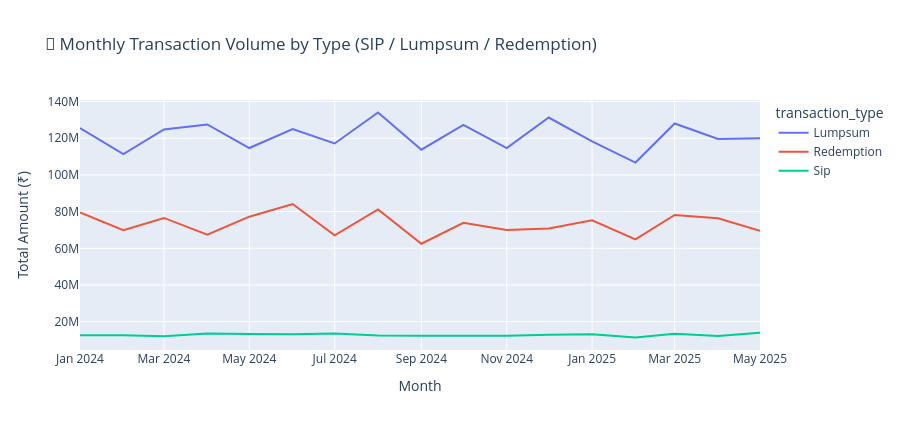

Write notebook code for a chart like this one.
### Code cell
# Chart 12 — Monthly Transaction Volume by Type
txn['month'] = txn['transaction_date'].dt.to_period('M').dt.to_timestamp()
txn_vol = txn.groupby(['month','transaction_type'])['amount_inr'].sum().reset_index()

fig = px.line(
    txn_vol, x='month', y='amount_inr', color='transaction_type',
    title='📅 Monthly Transaction Volume by Type (SIP / Lumpsum / Redemption)',
    labels={'amount_inr':'Total Amount (₹)','month':'Month'}
)
fig.update_layout(height=430)
fig.show()

### Figure 1 — Plotly figure (JSON) as saved in the notebook; plotly's stock layout.template omitted (floating-point values rounded to 4 significant figures)
{"data": [{"hovertemplate": "transaction_type=Lumpsum<br>Month=%{x}<br>Total Amount (₹)=%{y}<extra></extra>", "legendgroup": "Lumpsum", "line": {"color": "#636efa", "dash": "solid"}, "marker": {"symbol": "circle"}, "mode": "lines", "name": "Lumpsum", "orientation": "v", "showlegend": true, "type": "scatter", "x": ["2024-01-01T00:00:00", "2024-02-01T00:00:00", "2024-03-01T00:00:00", "2024-04-01T00:00:00", "2024-05-01T00:00:00", "2024-06-01T00:00:00", "2024-07-01T00:00:00", "2024-08-01T00:00:00", "2024-09-01T00:00:00", "2024-10-01T00:00:00", "2024-11-01T00:00:00", "2024-12-01T00:00:00", "2025-01-01T00:00:00", "2025-02-01T00:00:00", "2025-03-01T00:00:00", "2025-04-01T00:00:00", "2025-05-01T00:00:00"], "xaxis": "x", "y": [125509831, 111404051, 124810113, 127545599, 114669898, 124985567, 117142475, 134046496, 113775104, 127248200, 114654989, 131320892, 118290772, 106737536, 128035668, 119571111, 120073146], "yaxis": "y"}, {"hovertemplate": "transaction_type=Redemption<br>Month=%{x}<br>Total Amount (₹)=%{y}<extra></extra>", "legendgroup": "Redemption", "line": {"color": "#EF553B", "dash": "solid"}, "marker": {"symbol": "circle"}, "mode": "lines", "name": "Redemption", "orientation": "v", "showlegend": true, "type": "scatter", "x": ["2024-01-01T00:00:00", "2024-02-01T00:00:00", "2024-03-01T00:00:00", "2024-04-01T00:00:00", "2024-05-01T00:00:00", "2024-06-01T00:00:00", "2024-07-01T00:00:00", "2024-08-01T00:00:00", "2024-09-01T00:00:00", "2024-10-01T00:00:00", "2024-11-01T00:00:00", "2024-12-01T00:00:00", "2025-01-01T00:00:00", "2025-02-01T00:00:00", "2025-03-01T00:00:00", "2025-04-01T00:00:00", "2025-05-01T00:00:00"], "xaxis": "x", "y": [79503125, 69871989, 76554972, 67445890, 77237848, 84148612, 67075667, 81237196, 62497934, 73935279, 69953828, 70824645, 75271254, 64821908, 78182370, 76354759, 69608215], "yaxis": "y"}, {"hovertemplate": "transaction_type=Sip<br>Month=%{x}<br>Total Amount (₹)=%{y}<extra></extra>", "legendgroup": "Sip", "line": {"color": "#00cc96", "dash": "solid"}, "marker": {"symbol": "circle"}, "mode": "lines", "name": "Sip", "orientation": "v", "showlegend": true, "type": "scatter", "x": ["2024-01-01T00:00:00", "2024-02-01T00:00:00", "2024-03-01T00:00:00", "2024-04-01T00:00:00", "2024-05-01T00:00:00", "2024-06-01T00:00:00", "2024-07-01T00:00:00", "2024-08-01T00:00:00", "2024-09-01T00:00:00", "2024-10-01T00:00:00", "2024-11-01T00:00:00", "2024-12-01T00:00:00", "2025-01-01T00:00:00", "2025-02-01T00:00:00", "2025-03-01T00:00:00", "2025-04-01T00:00:00", "2025-05-01T00:00:00"], "xaxis": "x", "y": [12635349, 12613376, 12088413, 13512385, 13218606, 13131150, 13513884, 12521433, 12288778, 12467875, 12321673, 12920130, 13082145, 11363922, 13449360, 12132001, 13973011], "yaxis": "y"}], "layout": {"height": 430, "legend": {"title": {"text": "transaction_type"}, "tracegroupgap": 0}, "title": {"text": "📅 Monthly Transaction Volume by Type (SIP / Lumpsum / Redemption)"}, "xaxis": {"anchor": "y", "domain": [0, 1], "title": {"text": "Month"}}, "yaxis": {"anchor": "x", "domain": [0, 1], "title": {"text": "Total Amount (₹)"}}}}
